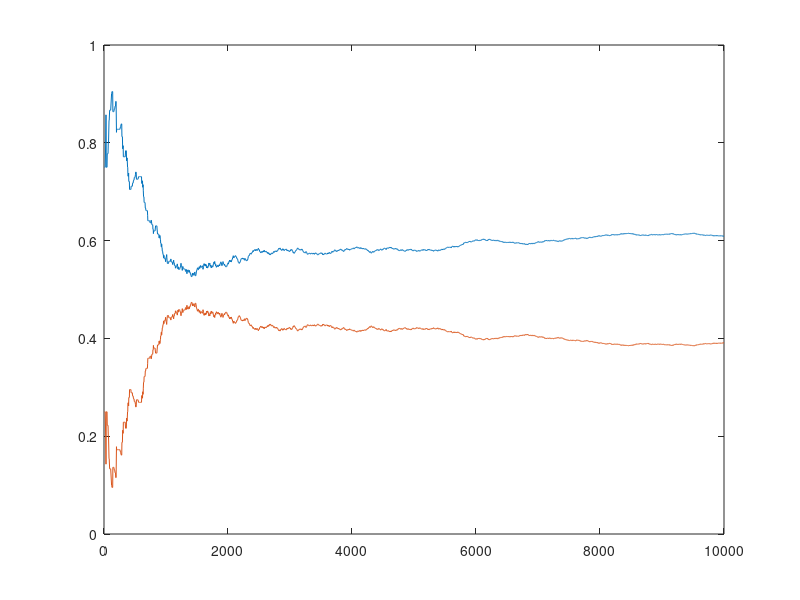

Recreate this plot in MATLAB.
filepath = 'time_series.csv';

detections_matrix = csvread('./v2/det_detections.csv');

%plot(1:length(detections), detections);

%pause

false_positives_matrix = csvread('./v2/det_false_positives.csv');

%plot(1:length(false_positives), false_positives);

%pause

x_axis = detections_matrix(1,:);
detections = detections_matrix(2,:);
false_positives = false_positives_matrix(2,:);

real_detections = detections-false_positives;

rate_fp = false_positives(2:end) ./ detections(2:end);

rate_real_det = real_detections(2:end) ./ detections(2:end);

figure

plot(x_axis(2:end), rate_fp, x_axis(2:end), rate_real_det);

%x_axis = x_axis(2:end);

csvwrite('ratefp.csv',[x_axis(2:end)', rate_fp']);
csvwrite('raterealdet.csv',[x_axis(2:end)',rate_real_det']);